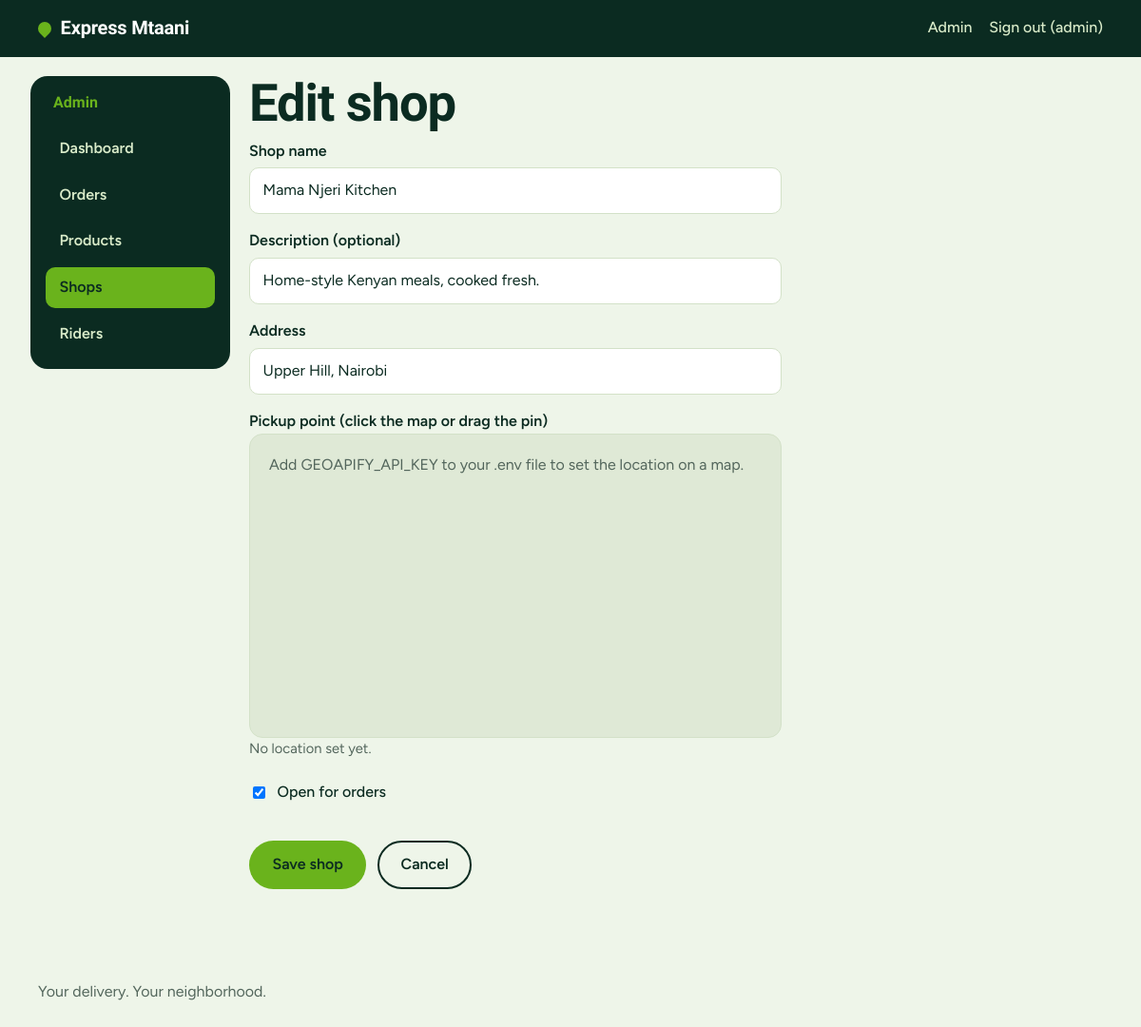
Page /admin/shops/1/edit (signed in) on the committed database.
### app/models.py (models this page shows, shortened)
class User(UserMixin, db.Model):
    __tablename__ = "users"
    id = db.Column(db.Integer, primary_key=True)
    name = db.Column(db.String(80), nullable=False)
    email = db.Column(db.String(120), unique=True, nullable=False, index=True)
    phone = db.Column(db.String(20), nullable=False)
    password_hash = db.Column(db.String(255), nullable=False)
    role = db.Column(db.String(20), nullable=False, default="customer", index=True)
    active = db.Column(db.Boolean, nullable=False, default=True)
    approved = db.Column(db.Boolean, nullable=False, default=True)  # riders start unapproved
    created_at = db.Column(db.DateTime, nullable=False, default=utcnow)
    online = db.Column(db.Boolean, nullable=False, default=False)
    last_lat = db.Column(db.Float)
    last_lng = db.Column(db.Float)
    last_seen_at = db.Column(db.DateTime)
    @property
    def is_active(self):  # Flask-Login
        return bool(self.active)
    @property
    def first_name(self):
        return (self.name or "").split(" ")[0]

class Shop(db.Model):
    __tablename__ = "shops"
    id = db.Column(db.Integer, primary_key=True)
    name = db.Column(db.String(120), nullable=False)
    description = db.Column(db.String(255), nullable=False, default="")
    address = db.Column(db.String(255), nullable=False, default="")
    lat = db.Column(db.Float, nullable=False)
    lng = db.Column(db.Float, nullable=False)
    is_active = db.Column(db.Boolean, nullable=False, default=True)
    created_at = db.Column(db.DateTime, nullable=False, default=utcnow)
    products = db.relationship("Product", back_populates="shop", lazy="dynamic")

### app/admin.py (the view)
@bp.route("/shops/<int:shop_id>/edit", methods=["GET", "POST"])
def shop_edit(shop_id):
    shop = db.get_or_404(Shop, shop_id)
    values = {"name": shop.name, "description": shop.description, "address": shop.address,
              "lat": shop.lat, "lng": shop.lng, "is_active": shop.is_active}
    errors = []
    if request.method == "POST":
        updated, values, errors = _shop_from_form(shop)
        if updated:
            db.session.commit()
            flash("Shop updated.", "success")
            return redirect(url_for("admin.shops"))
    return render_template("admin/shop_form.html", values=values, errors=errors, editing=shop,
                           page_data={"center": {"lat": -1.286389, "lng": 36.817223}}), (400 if errors else 200)

### app/admin.py (called while the page is built)
@bp.before_request
def admin_only():
    if not current_user.is_authenticated:
        return redirect(url_for("auth.login", next=request.path))
    if current_user.role != "admin":
        abort(403)

### app/models.py (called while the page is built)
@login_manager.user_loader
def load_user(user_id):
    try:
        user = db.session.get(User, int(user_id))
    except (TypeError, ValueError):
        return None
    if user and user.active and (user.role != "rider" or user.approved):
        return user
    return None

### app/storefront.py (called while the page is built)
def _cart():
    cart = session.get("cart")
    if not isinstance(cart, dict) or not isinstance(cart.get("items"), dict) or "shop_id" not in cart:
        return {"shop_id": None, "items": {}}
    return cart

@bp.app_context_processor
def inject_cart_count():
    items = _cart()["items"]
    return {"cart_count": sum(v for v in items.values() if isinstance(v, int))}

### app/templates/admin/shop_form.html (shortened to what this page needs)
{% extends "admin/base.html" %}
{% block admin %}
<h1>{{ 'Edit shop' if editing else 'Add a shop' }}</h1>
<form method="post" class="stack form-narrow" novalidate>
  <label class="field"><span class="field__label">Shop name</span>
    <input name="name" required maxlength="120" value="{{ values.name }}"></label>
  <label class="field"><span class="field__label">Description (optional)</span>
    <input name="description" maxlength="255" value="{{ values.description }}"></label>
  <label class="field"><span class="field__label">Address</span>
    <input name="address" required maxlength="255" value="{{ values.address }}"></label>
  <div>
    <span class="field__label">Pickup point (click the map or drag the pin)</span>
    <div id="map" class="map" data-map>
      {% if not geo_key %}<p class="map-note">Add GEOAPIFY_API_KEY to your .env file to set the location on a map.</p>{% endif %}
    </div>
    <p id="pin-status" class="hint" aria-live="polite">No location set yet.</p>
  </div>
  <label class="radio"><input type="checkbox" name="is_active" {{ 'checked' if values.is_active }}> Open for orders</label>
  <div class="actions">
    <button class="btn btn--primary" type="submit">Save shop</button>
    <a class="btn btn--ghost" href="{{ url_for('admin.shops') }}">Cancel</a>
  </div>
</form>
{% endblock %}
{% block scripts %}
{% include "_maps_loader.html" %}
{% endblock %}

### app/templates/base.html (shortened to what this page needs)
<!doctype html>
<html lang="en">
<head>
  <link rel="stylesheet" href="{{ url_for('static', filename='css/style.css') }}">
</head>
<body>
  <header class="site-header">
    <a class="brand" href="{{ url_for('shop.home') }}">
      <span class="brand__mark" aria-hidden="true"></span>Express Mtaani
    </a>
    <nav class="site-nav" aria-label="Main">
      {% if current_user.is_authenticated %}
        {% if current_user.role == 'admin' %}
          <a href="{{ url_for('admin.dashboard') }}">Admin</a>
        {% elif current_user.role == 'rider' %}
          <a href="{{ url_for('rider.dashboard') }}">Deliveries</a>
        {% else %}
          <a href="{{ url_for('shop.my_orders') }}">My orders</a>
        {% endif %}
        <form method="post" action="{{ url_for('auth.logout') }}" class="inline-form">
          <button type="submit" class="link-button">Sign out ({{ current_user.first_name }})</button>
        </form>
      {% else %}
        <a href="{{ url_for('shop.cart') }}">Cart{% if cart_count %} ({{ cart_count }}){% endif %}</a>
        <a href="{{ url_for('auth.login') }}">Sign in</a>
        <a href="{{ url_for('auth.register') }}">Sign up</a>
        <a href="{{ url_for('auth.rider_register') }}">Ride with us</a>
      {% endif %}
    </nav>
  </header>
  <main id="main">
    {% block content %}{% endblock %}
  </main>
  <footer class="site-footer">
    <p>Your delivery. Your neighborhood.</p>
  </footer>
  {% block scripts %}{% endblock %}
</body>
</html>

### app/static/css/style.css (style rules this page uses)
:root { --green-900: #0b2b21; --green-700: #1b5a2a; --lime: #6ab31c; --lime-soft: #e3f1d0; --lime-text: #2f6b0a; --mint: #eef5e9; --surface: #ffffff; --line: #d3e1c8; --muted: #53665c; --danger: #b3261e; --danger-soft: #fbe9e7; --radius: 14px; --font-display: "Bricolage Grotesque", "Segoe UI", system-ui, sans-serif; --font-body: "Figtree", "Segoe UI", system-ui, sans-serif; }
*, *::before, *::after { box-sizing: border-box; }
html { -webkit-text-size-adjust: 100%; }
body { margin: 0; font-family: var(--font-body); font-size: 1rem; line-height: 1.55; color: var(--green-900); background: var(--mint); }
a { color: var(--lime-text); }
h1, h2 { font-family: var(--font-display); font-weight: 800; line-height: 1.08; letter-spacing: -0.02em; margin: 0 0 .5rem; }
h1 { font-size: clamp(2rem, 6vw, 3.4rem); }
p { margin: 0 0 1rem; }
.site-header { display: flex; align-items: center; justify-content: space-between; gap: 1rem; padding: .9rem clamp(1rem, 4vw, 2.5rem); background: var(--green-900); color: #fff; }
.brand { display: inline-flex; align-items: center; gap: .6rem; color: #fff; text-decoration: none; font-family: var(--font-display); font-weight: 800; font-size: 1.25rem; letter-spacing: -0.01em; }
.brand__mark { width: 14px; height: 14px; border-radius: 50% 50% 50% 0; transform: rotate(-45deg); background: var(--lime); }
.site-nav { display: flex; gap: 1.1rem; flex-wrap: wrap; }
.site-nav a { color: #d9ebc9; text-decoration: none; font-weight: 500; }
.site-footer { padding: 2rem clamp(1rem, 4vw, 2.5rem); color: var(--muted); }
.stack { display: grid; gap: 1rem; }
.hint { color: var(--muted); font-size: .92rem; margin: 0; }
.btn { display: inline-flex; align-items: center; justify-content: center; gap: .4rem; min-height: 48px; padding: .7rem 1.4rem; border-radius: 999px; border: 2px solid transparent; font: inherit; font-weight: 600; text-decoration: none; cursor: pointer; }
.btn--primary { background: var(--lime); color: var(--green-900); }
.btn--ghost { background: transparent; border-color: var(--green-900); color: var(--green-900); }
.field { display: grid; gap: .3rem; }
.field__label { font-weight: 600; }
input, select, textarea { width: 100%; font: inherit; color: inherit; background: var(--surface); border: 1.5px solid var(--line); border-radius: 10px; padding: .7rem .85rem; min-height: 48px; }
.map { width: 100%; min-height: 280px; border-radius: var(--radius); background: #dfe9d6; border: 1px solid var(--line); overflow: hidden; }
.map-note { margin: 0; padding: 1.25rem; color: var(--muted); }
.inline-form { display: inline; margin: 0; }
.link-button { background: none; border: 0; padding: 0; font: inherit; font-weight: 500; color: inherit; text-decoration: underline; cursor: pointer; }
.site-nav .link-button { color: #d9ebc9; text-decoration: none; }
.form-narrow { max-width: 560px; }
.radio { display: flex; gap: .6rem; align-items: center; padding: .4rem 0; font-weight: 500; }
.radio input { width: auto; min-height: 0; }
.admin .map { height: 320px; min-height: 240px; }
.admin .actions { margin: 1rem 0; }
.actions { display: flex; gap: .75rem; flex-wrap: wrap; align-items: center; margin: 1.25rem 0; }

### rows in the picture
User: first_name "admin"
Shop: name "Mama Njeri Kitchen", description "Home-style Kenyan meals, cooked fresh.", address "Upper Hill, Nairobi"

### other values in the picture
{{ 'Edit shop' if editing else 'Add a shop' }} "Edit shop"
